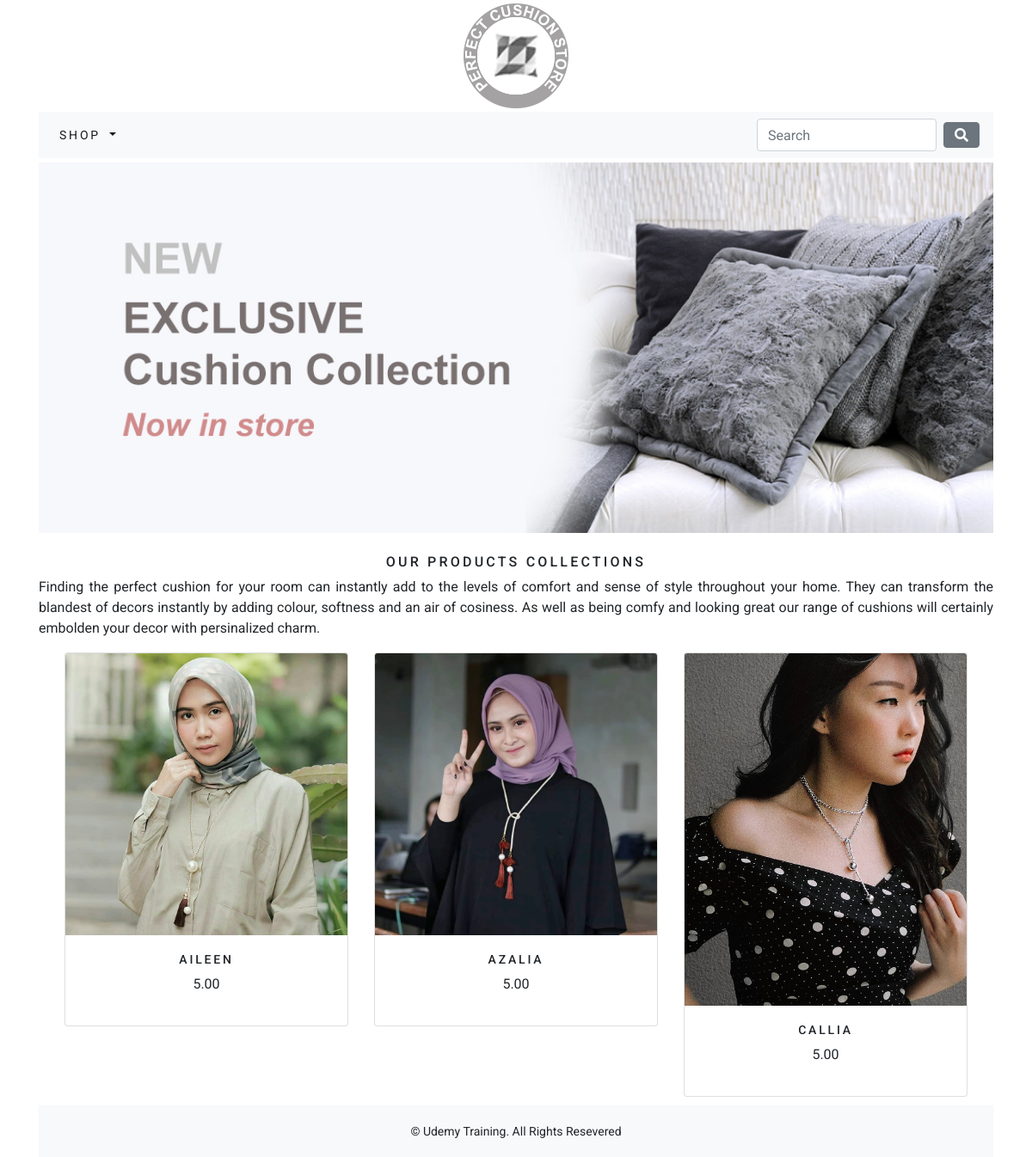
The app's page /shop/ with its own data.
### shop/models.py (models this page shows, shortened)
class Product(models.Model):
    name = models.CharField(max_length=250, unique=True)
    slug = models.SlugField(max_length=250, unique=True)
    description = models.TextField(blank=True)
    category = models.ForeignKey(Category, on_delete=models.CASCADE)
    price = models.DecimalField(max_digits=10, decimal_places=2)
    image = models.ImageField(upload_to='product', blank=True)
    stock = models.IntegerField()
    available = models.BooleanField(default=True)
    created = models.DateTimeField(auto_now_add=True)
    updated = models.DateTimeField(auto_now=True)
    class Meta:
        ordering = ('name',)
        verbose_name = 'product'
        verbose_name_plural = 'products'
    def get_url(self):
        return reverse('shop:ProdCatDetail', args=[self.category.slug, self.slug])

### shop/views.py (the view)
# urls.py: path('', views.allProdCat, name='allProdCat'),
def allProdCat(request, c_slug=None):
    c_page = None
    products_list = None
    if c_slug != None:
        c_page = get_object_or_404(Category, slug=c_slug)
        products_list = Product.objects.filter(category=c_page, available=True)
    else:
        products_list = Product.objects.all().filter(available=True)
    '''Paginator'''
    paginator = Paginator(products_list, 6)
    try:
        page = int(request.GET.get('page', '1'))
    except:
        page = 1
    try:
        products = paginator.page(page)
    except (EmptyPage, InvalidPage):
        products = paginator.page(paginator.num_pages)
    return render(request, 'shop/category.html', {'category':c_page, 'products': products})

### cart/context_processors.py (called while the page is built)
def counter(request):
    item_count = 0
    if 'admin' in request.path:
        return {}
    else:
        try:
            cart = Cart.objects.filter(cart_id=_cart_id(request))
            cart_items = CartItem.objects.all().filter(cart=cart[:1])
            for cart_item in cart_items:
                item_count += cart_item.quantity
        except Cart.DoesNotExist:
            item_count = 0
    return dict(item_count = item_count)

### cart/views.py (called while the page is built)
def _cart_id(request):
    cart = request.session.session_key
    if not cart:
        cart = request.session.create()
    return cart

### shop/context_processors.py (called while the page is built)
def menu_links(request):
    links = Category.objects.all()
    return dict(links = links)

### shop/models.py (called while the page is built)
    def get_url(self):
        return reverse('shop:products_by_category', args=[self.slug])

### shop/templates/shop/category.html (shortened to what this page needs)
{% extends 'base.html' %}
{% load staticfiles %}
{% block content %}
    <div class="mx-auto">
    {% if category %}
        <img class="my-image" src="{{ category.image.url }}" alt="{{ category.name }}">
    </div>
    <br>
    <div>
        <h1 class="text-center my-title">{{ category.name }}</h1>
        <p class="text-justify">{{ category.description }}</p>
    </div>
    {% else %}
    <div>
        <img class="my-image my-image-padding" src="{% static 'img/banner.jpg' %}" alt="Our Products Collections">
    </div>
    <br>
    <div>
        <h1 class="text-center my-title">Our Products Collections</h1>
        <p class="text-justify">
            Finding the perfect cushion for your room can instantly add to the levels of comfort and sense of style throughout your home.
            They can transform the blandest of decors instantly by adding colour, softness and an air of cosiness. As well as being comfy
            and looking great our range of cushions will certainly embolden your decor with persinalized charm.
        </p>
    </div>
    {% endif %}
    <div class="container">
        <div class="row mx-auto">
            {% for product in products.object_list %}
            <div class="my-bottom-margin col-9 col-sm-12 col-md-4 col-md-12 col-lg-4">
                <div class="card text-center" style="min-width: 18rem;">
                    <a href="{{ product.get_url }}"><img class="card-img-top my-image" src="{{ product.image.url }}" alt="{{ product.name }}"></a>
                    <div class="card-body">
                        <h4>{{ product.name }}</h4>
                        <p>{{ product.price }}</p>
                    </div>
                </div>
            </div>
            {% endfor %}
        </div>
    </div>
{% endblock %}

### static/css/custom.css (style rules this page uses)
body { font-family: 'Roboto', sans-serif; }
.my-image { width: 100%; height: auto; }
.my-image-padding { padding-top: 5px; }
.my-title { font-size: 16px; text-transform: uppercase; letter-spacing: .2em; }
.my-bottom-margin { margin-bottom: 10px; }
.card-body h4 { font-size: 14px; text-transform: uppercase; letter-spacing: .2em; }

### records on screen
Product: image (picture), name "AILEEN", price "5.00"
Product: image (picture), name "AZALIA", price "5.00"
Product: image (picture), name "CALLIA", price "5.00"
